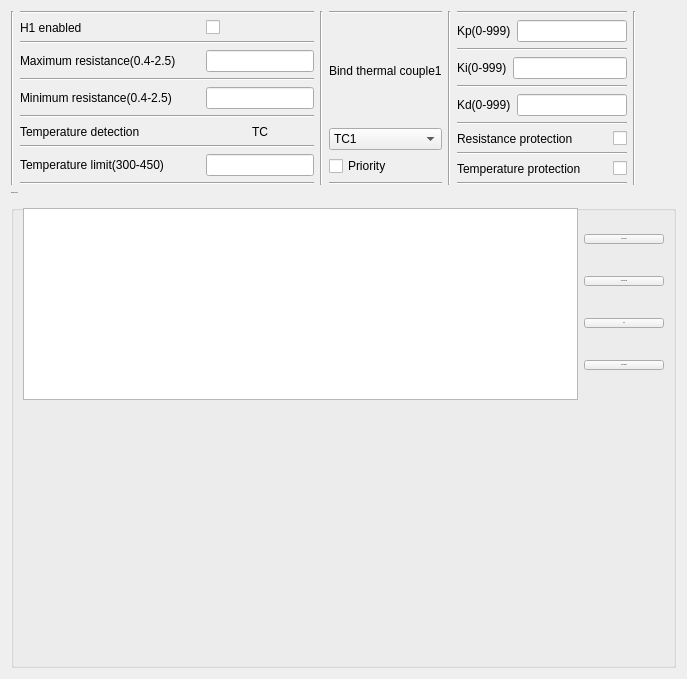
      <widget class="QWidget" name="tab">
       <attribute name="title">
        <string>Heater sector1</string>
       </attribute>
       <layout class="QGridLayout" name="gridLayout_7">
        <item row="0" column="0">
         <layout class="QHBoxLayout" name="horizontalLayout_13">
          <item>
           <widget class="Line" name="line_8">
            <property name="orientation">
             <enum>Qt::Vertical</enum>
            </property>
           </widget>
          </item>
          <item>
           <layout class="QVBoxLayout" name="verticalLayout_11">
            <item>
             <widget class="Line" name="line_17">
              <property name="orientation">
               <enum>Qt::Horizontal</enum>
              </property>
             </widget>
            </item>
            <item>
             <layout class="QHBoxLayout" name="horizontalLayout_89">
              <item>
               <widget class="QLabel" name="label_79">
                <property name="minimumSize">
                 <size>
                  <width>180</width>
                  <height>0</height>
                 </size>
                </property>
                <property name="maximumSize">
                 <size>
                  <width>180</width>
                  <height>16777215</height>
                 </size>
                </property>
                <property name="styleSheet">
                 <string notr="true">font: 14px &quot;Tahoma&quot;;</string>
                </property>
                <property name="text">
                 <string>H1 enabled</string>
                </property>
               </widget>
              </item>
              <item>
               <widget class="QCheckBox" name="BAT_H1_enabled_state">
                <property name="styleSheet">
                 <string notr="true">font: 14px &quot;Tahoma&quot;;</string>
                </property>
                <property name="text">
                 <string/>
                </property>
               </widget>
              </item>
             </layout>
            </item>
            <item>
             <widget class="Line" name="line_4">
              <property name="orientation">
               <enum>Qt::Horizontal</enum>
              </property>
             </widget>
            </item>
            <item>
             <layout class="QHBoxLayout" name="horizontalLayout_112">
              <item>
               <widget class="QLabel" name="label_80">
                <property name="minimumSize">
                 <size>
                  <width>180</width>
                  <height>0</height>
                 </size>
                </property>
                <property name="maximumSize">
                 <size>
                  <width>180</width>
                  <height>16777215</height>
                 </size>
                </property>
                <property name="styleSheet">
                 <string notr="true">font: 14px &quot;Tahoma&quot;;</string>
                </property>
                <property name="text">
                 <string>Maximum resistance(0.4-2.5)</string>
                </property>
               </widget>
              </item>
              <item>
               <widget class="QLineEdit" name="BAT_H1_Max_R">
                <property name="maximumSize">
                 <size>
                  <width>120</width>
                  <height>16777215</height>
                 </size>
                </property>
                <property name="styleSheet">
                 <string notr="true">font: 14px &quot;Tahoma&quot;;</string>
                </property>
               </widget>
              </item>
             </layout>
            </item>
            <item>
             <widget class="Line" name="line_3">
              <property name="orientation">
               <enum>Qt::Horizontal</enum>
              </property>
             </widget>
            </item>
            <item>
             <layout class="QHBoxLayout" name="horizontalLayout_113">
              <item>
               <widget class="QLabel" name="label_81">
                <property name="minimumSize">
                 <size>
                  <width>180</width>
                  <height>0</height>
                 </size>
                </property>
                <property name="maximumSize">
                 <size>
                  <width>180</width>
                  <height>16777215</height>
                 </size>
                </property>
                <property name="styleSheet">
                 <string notr="true">font: 14px &quot;Tahoma&quot;;</string>
                </property>
                <property name="text">
                 <string>Minimum resistance(0.4-2.5)</string>
                </property>
               </widget>
              </item>
              <item>
               <widget class="QLineEdit" name="BAT_H1_Min_R">
                <property name="maximumSize">
                 <size>
                  <width>120</width>
                  <height>16777215</height>
                 </size>
                </property>
                <property name="styleSheet">
                 <string notr="true">font: 14px &quot;Tahoma&quot;;</string>
                </property>
               </widget>
              </item>
             </layout>
            </item>
            <item>
             <widget class="Line" name="line_2">
              <property name="orientation">
               <enum>Qt::Horizontal</enum>
              </property>
             </widget>
            </item>
            <item>
             <layout class="QHBoxLayout" name="horizontalLayout_114">
              <item>
               <widget class="QLabel" name="label_105">
                <property name="minimumSize">
                 <size>
                  <width>180</width>
                  <height>0</height>
                 </size>
                </property>
                <property name="maximumSize">
                 <size>
                  <width>180</width>
                  <height>16777215</height>
                 </size>
                </property>
                <property name="styleSheet">
                 <string notr="true">font: 14px &quot;Tahoma&quot;;</string>
                </property>
                <property name="text">
                 <string>Temperature detection</string>
                </property>
               </widget>
              </item>
              <item>
               <widget class="QLabel" name="label_6">
                <property name="text">
                 <string>TC</string>
                </property>
                <property name="alignment">
                 <set>Qt::AlignCenter</set>
                </property>
               </widget>
              </item>
             </layout>
            </item>
            <item>
             <widget class="Line" name="line">
              <property name="orientation">
               <enum>Qt::Horizontal</enum>
              </property>
             </widget>
            </item>
            <item>
             <layout class="QHBoxLayout" name="horizontalLayout_115">
              <item>
               <widget class="QLabel" name="label_106">
                <property name="minimumSize">
                 <size>
                  <width>180</width>
                  <height>0</height>
                 </size>
                </property>
                <property name="maximumSize">
                 <size>
                  <width>180</width>
                  <height>16777215</height>
                 </size>
                </property>
                <property name="styleSheet">
                 <string notr="true">font: 14px &quot;Tahoma&quot;;</string>
                </property>
                <property name="text">
                 <string>Temperature limit(300-450)</string>
                </property>
               </widget>
              </item>
              <item>
               <widget class="QLineEdit" name="BAT_H1_Temp_limit">
                <property name="maximumSize">
                 <size>
                  <width>120</width>
                  <height>16777215</height>
                 </size>
                </property>
                <property name="styleSheet">
                 <string notr="true">font: 14px &quot;Tahoma&quot;;</string>
                </property>
               </widget>
              </item>
             </layout>
            </item>
            <item>
             <widget class="Line" name="line_16">
              <property name="orientation">
               <enum>Qt::Horizontal</enum>
              </property>
             </widget>
            </item>
           </layout>
          </item>
          <item>
           <widget class="Line" name="line_5">
            <property name="orientation">
             <enum>Qt::Vertical</enum>
            </property>
           </widget>
          </item>
          <item>
           <layout class="QVBoxLayout" name="verticalLayout_36">
            <item>
             <layout class="QVBoxLayout" name="verticalLayout_52">
              <item>
               <widget class="Line" name="line_9">
                <property name="orientation">
                 <enum>Qt::Horizontal</enum>
                </property>
               </widget>
              </item>
              <item>
               <widget class="QLabel" name="label_111">
                <property name="maximumSize">
                 <size>
                  <width>130</width>
                  <height>16777215</height>
                 </size>
                </property>
                <property name="styleSheet">
                 <string notr="true">font: 14px &quot;Tahoma&quot;;</string>
                </property>
                <property name="text">
                 <string>Bind thermal couple1</string>
                </property>
               </widget>
              </item>
              <item>
               <widget class="QComboBox" name="BAT_H1_TC_Seclect_Channel1">
                <property name="maximumSize">
                 <size>
                  <width>130</width>
                  <height>16777215</height>
                 </size>
                </property>
                <property name="styleSheet">
                 <string notr="true">font: 14px &quot;Tahoma&quot;;</string>
                </property>
                <item>
                 <property name="text">
                  <string>TC1</string>
                 </property>
                </item>
                <item>
                 <property name="text">
                  <string>TC2</string>
                 </property>
                </item>
               </widget>
              </item>
              <item>
               <widget class="QCheckBox" name="BAT_H1_TC_Channel1_Check">
                <property name="maximumSize">
                 <size>
                  <width>130</width>
                  <height>16777215</height>
                 </size>
                </property>
                <property name="text">
                 <string>Priority</string>
                </property>
               </widget>
              </item>
              <item>
               <widget class="Line" name="line_14">
                <property name="orientation">
                 <enum>Qt::Horizontal</enum>
                </property>
               </widget>
              </item>
             </layout>
            </item>
           </layout>
          </item>
          <item>
           <widget class="Line" name="line_7">
            <property name="orientation">
             <enum>Qt::Vertical</enum>
            </property>
           </widget>
          </item>
          <item>
           <layout class="QHBoxLayout" name="horizontalLayout_12">
            <item>
             <layout class="QVBoxLayout" name="verticalLayout_12">
              <item>
               <widget class="Line" name="line_19">
                <property name="orientation">
                 <enum>Qt::Horizontal</enum>
                </property>
               </widget>
              </item>
              <item>
               <layout class="QHBoxLayout" name="horizontalLayout_109">
                <item>
                 <widget class="QLabel" name="label_96">
                  <property name="maximumSize">
                   <size>
                    <width>120</width>
                    <height>16777215</height>
                   </size>
                  </property>
                  <property name="styleSheet">
                   <string notr="true">font: 14px &quot;Tahoma&quot;;</string>
                  </property>
                  <property name="text">
                   <string>Kp(0-999)</string>
                  </property>
                 </widget>
                </item>
                <item>
                 <widget class="QLineEdit" name="BAT_H1_Kp">
                  <property name="maximumSize">
                   <size>
                    <width>120</width>
                    <height>16777215</height>
                   </size>
                  </property>
                  <property name="styleSheet">
                   <string notr="true">font: 14px &quot;Tahoma&quot;;</string>
                  </property>
                 </widget>
                </item>
               </layout>
              </item>
              <item>
               <widget class="Line" name="line_10">
                <property name="maximumSize">
                 <size>
                  <width>240</width>
                  <height>16777215</height>
                 </size>
                </property>
                <property name="orientation">
                 <enum>Qt::Horizontal</enum>
                </property>
               </widget>
              </item>
              <item>
               <layout class="QHBoxLayout" name="horizontalLayout_110">
                <item>
                 <widget class="QLabel" name="label_97">
                  <property name="maximumSize">
                   <size>
                    <width>120</width>
                    <height>16777215</height>
                   </size>
                  </property>
                  <property name="styleSheet">
                   <string notr="true">font: 14px &quot;Tahoma&quot;;</string>
                  </property>
                  <property name="text">
                   <string>Ki(0-999)</string>
                  </property>
                 </widget>
                </item>
                <item>
                 <widget class="QLineEdit" name="BAT_H1_Ki">
                  <property name="maximumSize">
                   <size>
                    <width>120</width>
                    <height>16777215</height>
                   </size>
                  </property>
                  <property name="styleSheet">
                   <string notr="true">font: 14px &quot;Tahoma&quot;;</string>
                  </property>
                 </widget>
                </item>
               </layout>
              </item>
              <item>
               <widget class="Line" name="line_11">
                <property name="maximumSize">
                 <size>
                  <width>240</width>
                  <height>16777215</height>
                 </size>
                </property>
                <property name="orientation">
                 <enum>Qt::Horizontal</enum>
                </property>
               </widget>
              </item>
              <item>
               <layout class="QHBoxLayout" name="horizontalLayout_111">
                <item>
                 <widget class="QLabel" name="label_98">
                  <property name="maximumSize">
                   <size>
                    <width>120</width>
                    <height>16777215</height>
                   </size>
                  </property>
                  <property name="styleSheet">
                   <string notr="true">font: 14px &quot;Tahoma&quot;;</string>
                  </property>
                  <property name="text">
                   <string>Kd(0-999)</string>
                  </property>
                 </widget>
                </item>
                <item>
                 <widget class="QLineEdit" name="BAT_H1_Kd">
                  <property name="maximumSize">
                   <size>
                    <width>120</width>
                    <height>16777215</height>
                   </size>
                  </property>
                  <property name="styleSheet">
                   <string notr="true">font: 14px &quot;Tahoma&quot;;</string>
                  </property>
                 </widget>
                </item>
               </layout>
              </item>
              <item>
               <widget class="Line" name="line_12">
                <property name="maximumSize">
                 <size>
                  <width>240</width>
                  <height>16777215</height>
                 </size>
                </property>
                <property name="orientation">
                 <enum>Qt::Horizontal</enum>
                </property>
               </widget>
              </item>
              <item>
               <layout class="QHBoxLayout" name="horizontalLayout_42">
                <item>
                 <widget class="QLabel" name="label_15">
                  <property name="minimumSize">
                   <size>
                    <width>150</width>
                    <height>0</height>
                   </size>
                  </property>
                  <property name="maximumSize">
                   <size>
                    <width>160</width>
                    <height>16777215</height>
                   </size>
                  </property>
                  <property name="styleSheet">
                   <string notr="true">font: 14px &quot;Tahoma&quot;;</string>
                  </property>
                  <property name="text">
                   <string>Resistance protection</string>
                  </property>
                 </widget>
                </item>
                <item>
                 <widget class="QCheckBox" name="BAT_H1_Resi_Protection">
                  <property name="maximumSize">
                   <size>
                    <width>30</width>
                    <height>16777215</height>
                   </size>
                  </property>
                  <property name="styleSheet">
                   <string notr="true">font: 14px &quot;Tahoma&quot;;</string>
                  </property>
                  <property name="text">
                   <string/>
                  </property>
                 </widget>
                </item>
               </layout>
              </item>
              <item>
               <widget class="Line" name="line_13">
                <property name="maximumSize">
                 <size>
                  <width>240</width>
                  <height>16777215</height>
                 </size>
                </property>
                <property name="orientation">
                 <enum>Qt::Horizontal</enum>
                </property>
               </widget>
              </item>
              <item>
               <layout class="QHBoxLayout" name="horizontalLayout_43">
                <item>
                 <widget class="QLabel" name="label_16">
                  <property name="minimumSize">
                   <size>
                    <width>150</width>
                    <height>0</height>
                   </size>
                  </property>
                  <property name="maximumSize">
                   <size>
                    <width>160</width>
                    <height>16777215</height>
                   </size>
                  </property>
                  <property name="styleSheet">
                   <string notr="true">font: 14px &quot;Tahoma&quot;;</string>
                  </property>
                  <property name="text">
                   <string>Temperature protection</string>
                  </property>
                 </widget>
                </item>
                <item>
                 <widget class="QCheckBox" name="BAT_H1_Temp_Protection">
                  <property name="maximumSize">
                   <size>
                    <width>30</width>
                    <height>16777215</height>
                   </size>
                  </property>
                  <property name="styleSheet">
                   <string notr="true">font: 14px &quot;Tahoma&quot;;</string>
                  </property>
                  <property name="text">
                   <string/>
                  </property>
                 </widget>
                </item>
               </layout>
              </item>
              <item>
               <widget class="Line" name="line_15">
                <property name="orientation">
                 <enum>Qt::Horizontal</enum>
                </property>
               </widget>
              </item>
             </layout>
            </item>
            <item>
             <widget class="Line" name="line_6">
              <property name="orientation">
               <enum>Qt::Vertical</enum>
              </property>
             </widget>
            </item>
            <item>
             <spacer name="horizontalSpacer_5">
              <property name="orientation">
               <enum>Qt::Horizontal</enum>
              </property>
              <property name="sizeHint" stdset="0">
               <size>
                <width>40</width>
                <height>20</height>
               </size>
              </property>
             </spacer>
            </item>
           </layout>
          </item>
         </layout>
        </item>
        <item row="1" column="0">
         <widget class="QGroupBox" name="groupBox_5">
          <property name="font">
           <font>
            <family>Tahoma</family>
            <pointsize>-1</pointsize>
            <weight>50</weight>
            <italic>false</italic>
            <bold>false</bold>
           </font>
          </property>
          <property name="styleSheet">
           <string notr="true">font: 14px &quot;Tahoma&quot;;</string>
          </property>
          <property name="title">
           <string>Heating Profile1</string>
          </property>
          <layout class="QGridLayout" name="gridLayout">
           <item row="0" column="0">
            <layout class="QHBoxLayout" name="horizontalLayout_9">
             <item>
              <widget class="QTableWidget" name="BAT_Table_Set_Profile1">
               <property name="minimumSize">
                <size>
                 <width>0</width>
                 <height>0</height>
                </size>
               </property>
               <property name="maximumSize">
                <size>
                 <width>800</width>
                 <height>16777215</height>
                </size>
               </property>
               <property name="styleSheet">
                <string notr="true">font: 14px &quot;Tahoma&quot;;</string>
               </property>
              </widget>
             </item>
             <item>
              <layout class="QVBoxLayout" name="verticalLayout_4">
               <item>
                <widget class="QPushButton" name="BAT_Save_Table_Set_Profile1">
                 <property name="maximumSize">
                  <size>
                   <width>120</width>
                   <height>16777215</height>
                  </size>
                 </property>
                 <property name="font">
                  <font>
                   <family>Tahoma</family>
                   <pointsize>-1</pointsize>
                   <weight>50</weight>
                   <italic>false</italic>
                   <bold>false</bold>
                  </font>
                 </property>
                 <property name="styleSheet">
                  <string notr="true">font: 14px &quot;Tahoma&quot;;</string>
                 </property>
                 <property name="text">
                  <string>Save to disk</string>
                 </property>
                </widget>
               </item>
               <item>
                <widget class="QPushButton" name="BAT_Load_Table_Set_Profile1">
                 <property name="maximumSize">
                  <size>
                   <width>120</width>
                   <height>16777215</height>
                  </size>
                 </property>
                 <property name="font">
                  <font>
                   <family>Tahoma</family>
                   <pointsize>-1</pointsize>
                   <weight>50</weight>
                   <italic>false</italic>
                   <bold>false</bold>
                  </font>
                 </property>
                 <property name="styleSheet">
                  <string notr="true">font: 14px &quot;Tahoma&quot;;</string>
                 </property>
                 <property name="text">
                  <string>Load from disk</string>
                 </property>
                </widget>
               </item>
               <item>
                <widget class="QPushButton" name="BAT_Display_Table_Set_Profile1">
                 <property name="maximumSize">
                  <size>
                   <width>120</width>
                   <height>16777215</height>
                  </size>
                 </property>
                 <property name="styleSheet">
                  <string notr="true">font: 14px &quot;Tahoma&quot;;</string>
                 </property>
                 <property name="text">
                  <string>Plot</string>
                 </property>
                </widget>
               </item>
               <item>
                <widget class="QPushButton" name="BAT_Clean_Table_Set_Profile1">
                 <property name="maximumSize">
                  <size>
                   <width>120</width>
                   <height>16777215</height>
                  </size>
                 </property>
                 <property name="styleSheet">
                  <string notr="true">font: 14px &quot;Tahoma&quot;;</string>
                 </property>
                 <property name="text">
                  <string>Clean profile</string>
                 </property>
                </widget>
               </item>
              </layout>
             </item>
            </layout>
           </item>
           <item row="1" column="0">
            <widget class="QCustomPlot" name="BAT_Customplot_Set_Profile1" native="true">
             <property name="minimumSize">
              <size>
               <width>0</width>
               <height>250</height>
              </size>
             </property>
            </widget>
           </item>
          </layout>
         </widget>
        </item>
       </layout>
      </widget>
